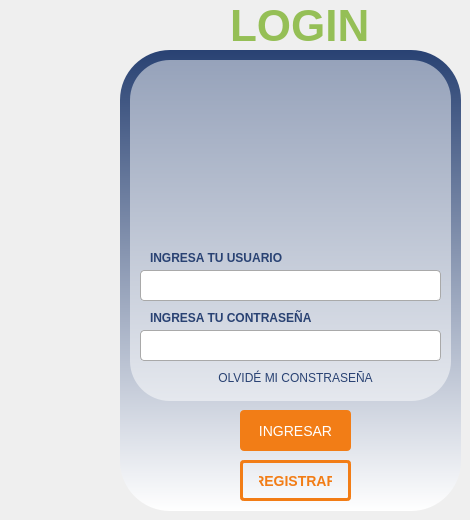
            <widget class="QWidget" name="page_login">
             <widget class="QLabel" name="label_9">
              <property name="geometry">
               <rect>
                <x>230</x>
                <y>0</y>
                <width>151</width>
                <height>51</height>
               </rect>
              </property>
              <property name="styleSheet">
               <string notr="true">QLabel {
    font-size: 44px; /* Tamaño de la fuente */
    font-weight: bold; /* Negrita */
    color: ; /* Color del texto */
	color: rgb(149, 191, 86);
    text-align: center; /* Alineación del texto */
}
</string>
              </property>
              <property name="text">
               <string>LOGIN</string>
              </property>
             </widget>
             <widget class="QFrame" name="frame">
              <property name="geometry">
               <rect>
                <x>120</x>
                <y>50</y>
                <width>341</width>
                <height>461</height>
               </rect>
              </property>
              <property name="styleSheet">
               <string notr="true">QFrame {
    background-color: qlineargradient(spread:pad, x1:0, y1:0, x2:0, y2:1, stop:0 #294273, stop:1 #ffffff);
border-radius: 50px 50px 0px 0px;

}
QLabel {
backgorund-color: none;
}
QLineEdit {
    border: 1px solid #a9a9a9;
    border-radius: 4px;
    padding: 5px;
    background-color: NONE;
}

QLineEdit:hover, QLineEdit:focus {
    border: 1px solid #00bfff;
}

QPushButton {
    color: white;
    border: 2px solid transparent;
    border-radius: 4px;
    padding: 5px;
    background-color: #ffa500;
}

QPushButton#registerButton {
    background-color: #ff4500;
}

QPushButton:hover {
    border-color: #adff2f;
}

QPushButton:pressed {
    background-color: #ff6347;
}

</string>
              </property>
              <property name="frameShape">
               <enum>QFrame::StyledPanel</enum>
              </property>
              <property name="frameShadow">
               <enum>QFrame::Raised</enum>
              </property>
              <widget class="QPushButton" name="btn_ingresar">
               <property name="geometry">
                <rect>
                 <x>120</x>
                 <y>360</y>
                 <width>111</width>
                 <height>41</height>
                </rect>
               </property>
               <property name="styleSheet">
                <string notr="true">QPushButton{
    background-color: rgb(242, 125, 22); /* Color de fondo naranja */
    color: rgb(255, 255, 255); /* Color del texto blanco */
    border: none; /* Sin borde */
    border-radius: 4px; /* Borde redondeado */
    padding: 8px 16px; /* Espacio alrededor del texto */
    font-size: 14px; /* Tamaño de la fuente */
}

QPushButton:hover {
    background-color: rgb(212, 108, 15); /* Cambia el color de fondo al pasar el mouse */
}

QPushButton:pressed {
    background-color: rgb(182, 91, 8); /* Cambia el color de fondo al presionar el botón */
}
</string>
               </property>
               <property name="text">
                <string>INGRESAR</string>
               </property>
              </widget>
              <widget class="QPushButton" name="btn_ir_registrar">
               <property name="geometry">
                <rect>
                 <x>120</x>
                 <y>410</y>
                 <width>111</width>
                 <height>41</height>
                </rect>
               </property>
               <property name="styleSheet">
                <string notr="true">QPushButton{
    background-color: none; /* Color de fondo naranja */
    color: rgb(242, 125, 22); /* Color del texto blanco */
    border: 3px solid rgb(242, 125, 22); /* Sin borde */
    border-radius: 4px; /* Borde redondeado */
    padding: 8px 16px; /* Espacio alrededor del texto */
    font-size: 14px; /* Tamaño de la fuente */
	 font-weight: bold
}

QPushButton:hover {
    background-color: rgb(242, 125, 22); /* Cambia el color de fondo al pasar el mouse */
	color: #fff;
}

QPushButton:pressed {
    background-color: rgb(182, 91, 8); /* Cambia el color de fondo al presionar el botón */
	color: #fff;
}
</string>
               </property>
               <property name="text">
                <string>REGISTRAR</string>
               </property>
              </widget>
              <widget class="QFrame" name="frame_3">
               <property name="geometry">
                <rect>
                 <x>10</x>
                 <y>10</y>
                 <width>321</width>
                 <height>341</height>
                </rect>
               </property>
               <property name="styleSheet">
                <string notr="true">QFrame {
    background-color: rgba(255, 255, 255, 127); /* 127 es aproximadamente 50% de opacidad */
border-radius: 40px 40px 0px 0px;

}
QLabel {
backgorund-color: none;
}
QLineEdit {
    border: 1px solid #a9a9a9;
    border-radius: 4px;
    padding: 5px;
    background-color: NONE;
}

QLineEdit:hover, QLineEdit:focus {
    border: 1px solid #00bfff;
}

QPushButton {
    color: white;
    border: 2px solid transparent;
    border-radius: 4px;
    padding: 5px;
    background-color: #ffa500;
}

QPushButton#registerButton {
    background-color: #ff4500;
}

QPushButton:hover {
    border-color: #adff2f;
}

QPushButton:pressed {
    background-color: #ff6347;
}

</string>
               </property>
               <property name="frameShape">
                <enum>QFrame::StyledPanel</enum>
               </property>
               <property name="frameShadow">
                <enum>QFrame::Raised</enum>
               </property>
               <widget class="QLineEdit" name="usuario_login">
                <property name="geometry">
                 <rect>
                  <x>10</x>
                  <y>210</y>
                  <width>301</width>
                  <height>31</height>
                 </rect>
                </property>
               </widget>
               <widget class="QLineEdit" name="contrasena_login">
                <property name="geometry">
                 <rect>
                  <x>10</x>
                  <y>270</y>
                  <width>301</width>
                  <height>31</height>
                 </rect>
                </property>
               </widget>
               <widget class="QLabel" name="label_26">
                <property name="geometry">
                 <rect>
                  <x>20</x>
                  <y>190</y>
                  <width>211</width>
                  <height>16</height>
                 </rect>
                </property>
                <property name="styleSheet">
                 <string notr="true">QLabel {
	background-color: none;
    font-size: 12px; /* Tamaño de la fuente */
    font-weight: bold; /* Negrita */
    color: #294273 ; /* Color del texto */
}
</string>
                </property>
                <property name="text">
                 <string>INGRESA TU USUARIO</string>
                </property>
               </widget>
               <widget class="QLabel" name="label_27">
                <property name="geometry">
                 <rect>
                  <x>20</x>
                  <y>250</y>
                  <width>211</width>
                  <height>16</height>
                 </rect>
                </property>
                <property name="styleSheet">
                 <string notr="true">QLabel {
	background-color: none;
    font-size: 12px; /* Tamaño de la fuente */
    font-weight: bold; /* Negrita */
    color: #294273 ; /* Color del texto */
}
</string>
                </property>
                <property name="text">
                 <string>INGRESA TU CONTRASEÑA</string>
                </property>
               </widget>
               <widget class="QLabel" name="label_28">
                <property name="geometry">
                 <rect>
                  <x>60</x>
                  <y>310</y>
                  <width>211</width>
                  <height>16</height>
                 </rect>
                </property>
                <property name="styleSheet">
                 <string notr="true">QLabel {
	background-color: none;
    font-size: 12px; /* Tamaño de la fuente */

    color: #294273 ; /* Color del texto */
}
</string>
                </property>
                <property name="text">
                 <string>OLVIDÉ MI CONSTRASEÑA</string>
                </property>
                <property name="alignment">
                 <set>Qt::AlignCenter</set>
                </property>
               </widget>
               <widget class="QLabel" name="label_29">
                <property name="geometry">
                 <rect>
                  <x>100</x>
                  <y>10</y>
                  <width>121</width>
                  <height>151</height>
                 </rect>
                </property>
                <property name="styleSheet">
                 <string notr="true">background-color: none;</string>
                </property>
                <property name="text">
                 <string/>
                </property>
                <property name="pixmap">
                 <pixmap>../../../../../../../Downloads/Recurso 2@3x (1).png</pixmap>
                </property>
                <property name="scaledContents">
                 <bool>true</bool>
                </property>
                <property name="indent">
                 <number>16</number>
                </property>
               </widget>
              </widget>
             </widget>
            </widget>
